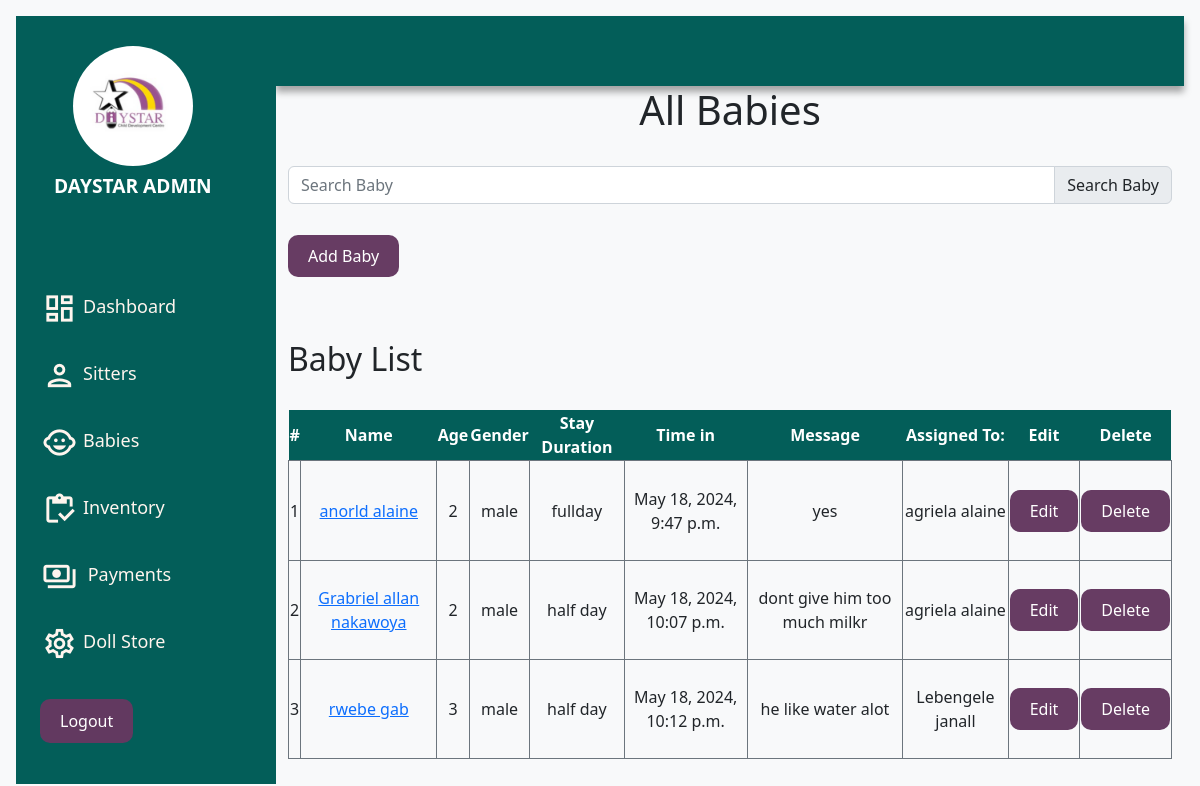
The page /baby/ (signed in) on the database its author committed.
### application/models.py (models this page shows)
class Baby(models.Model):
    sittr = models.ForeignKey(Sitter, on_delete=models.CASCADE, blank=False, null=False, default=True )
    fname = models.CharField(max_length=255)
    lname = models.CharField(max_length=255)
    age = models.CharField(max_length=255)
    gender = models.CharField(max_length=255)
    location = models.CharField(max_length=100)
    image = models.ImageField(max_length=255)
    broughtby = models.CharField(max_length=200)
    timein = models.DateTimeField(auto_now=True)
    timeout = models.DateTimeField(auto_now=True)
    fees= models.CharField(max_length=100 , null=True, blank=True)
    parent_name = models.CharField(max_length= 200)
    babynumber = models.IntegerField(null=True)
    message_left = models.TextField(max_length=1000)
    stay_duration = models.CharField(choices=(('fullday','fullday'),('halfday', 'halfday')), max_length=50, blank=True, null=True)

class Sitter(models.Model):
    fname = models.CharField(max_length=255)
    lname = models.CharField(max_length=255)
    age = models.CharField(max_length=255)
    gender = models.CharField(max_length=255)
    location = models.CharField(max_length=100)
    image = models.CharField(max_length=255)
    DOB = models.CharField(max_length=200)
    NxtoK = models.CharField(max_length=150)
    NIN = models.CharField(max_length=50, blank=True, null=True)
    recommender = models.CharField(max_length= 200)
    educationlevel = models.CharField(max_length=20)
    sitternumber = models.CharField(max_length=50)
    contact = models.CharField(max_length=20, default=1)
    status = models.CharField(max_length=10, default='Available', blank=True)
    def __str__(self):
        return f'{self.fname} {self.lname}'

### application/views.py (the view)
# urls.py: path('baby/', views.baby, name='baby'),
@login_required
def baby(request):
    babies = Baby.objects.all()
    context = {
        'babies': babies
    }
    template = loader.get_template('application/baby_list.html')
    return HttpResponse(template.render(context))

### application/templates/application/baby_list.html
{% extends "application/base.html" %}
{% block content %}
    <div class="content">
        <div class="container-fluid ">
            <h1 class="text-center">All Babies</h1>
            <br>
            <div class="input-group mb-3">
                <input type="text" class="form-control" placeholder="Search Baby">
                <span class="input-group-text" id="basic-addon2">Search Baby</span>
              </div>
            <br>
            <a class="button" href="/baby/add" role="button">Add Baby</a>
            <br>  <br>
            <br>  <br>
            <h2>Baby List</h2>
            <br>
            <table class="w-100 h-50  text-center">
                <thead class=" thead text-white">
                    <tr>
                        <th>#</th>
                        <th>Name</th>
                        <th>Age</th>
                        <th>Gender</th>
                        <th>Stay Duration</th>
                        <th>Time in</th>
                        <th>Message</th>
                        <th>Assigned To:</th>
                        <th>Edit</th>
                        <th>Delete</th>
                    </tr>
                </thead>
                <tbody>
                    {% for baby in babies %}
                        <tr class="border border-secondary">
                            <td>{{ baby.id }}</td>
                            <td class=" border border-secondary"><a class="text-blue-500" href="/baby/view/{{ baby.id}}"> {{ baby.fname }}  {{ baby.lname }}</a></td>
                            <td class=" border border-secondary">{{ baby.age }}</td>
                            <td class=" border border-secondary">{{ baby.gender }}</td>
                            <td class=" border border-secondary">{{ baby.stay_duration }}</td>
                            <td class=" border border-secondary">{{ baby.timein }}</td>
                            <td class=" border border-secondary">{{ baby.message_left }}</td>
                            <td class=" border border-secondary">{{ baby.sittr }}</td>
                            <td class=" border border-secondary"><a class="button" href="/babyedit/{{ baby.id }}">Edit</a></td>
                            <td ><a class="button" href="/baby/delete/{{ baby.id }}">Delete</a></td>
                        </tr>
                    {% endfor %}
                </tbody>
            </table>
        </div>
    </div>
{% endblock  %}

### application/static/css/styles.css (style rules this page uses)
body { margin: 0; padding: 0; background-color:#8FBFE0; color: rgb(43, 42, 42); font-family: "montserrat", sans-serif; }
span { padding: 6px; }
.content { display:grid; grid-area: main; flex-direction: column; margin: 0; padding: 0; }
.thead { background-color:#035E59; width: 100%; text-align: center; }
.button { background-color: #643960fa; color: white; padding: 10px 20px; border: none; cursor: pointer; border-radius: 10px; text-decoration: none; justify-content: space-around; }

### rows shown on the page
Baby: id "1", fname "anorld", lname "alaine", age "2", gender "male", stay_duration "fullday", timein "May 18, 2024, 9:47 p.m.", message_left "yes", sittr "agriela alaine"
Baby: id "2", fname "Grabriel allan", lname "nakawoya", age "2", gender "male", stay_duration "half day", timein "May 18, 2024, 10:07 p.m.", message_left "dont give him too much milkr", sittr "agriela alaine"
Baby: id "3", fname "rwebe", lname "gab", age "3", gender "male", stay_duration "half day", timein "May 18, 2024, 10:12 p.m.", message_left "he like water alot", sittr "Lebengele janall"
